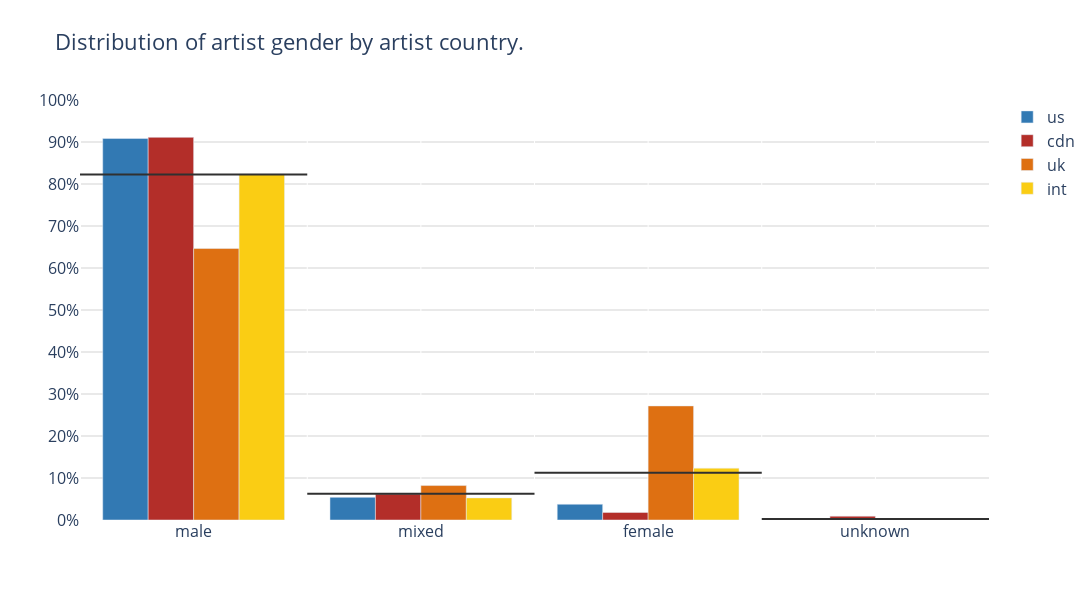

The cell this chart's notebook holds for it:
### Code cell
plot_categorical_comparison(
                                        categories = df['artist_gender'], 
                                        compare_by = df['artist_country'], 
                                        comparison_filter=['us','cdn','uk','int'], 
                                        color_dict=COLOR_DICT )

### Figure 1 — Plotly figure (JSON) as saved in the notebook; plotly's stock layout.template omitted (floating-point values rounded to 4 significant figures)
{"data": [{"marker": {"color": "#3279B3"}, "name": "us", "type": "bar", "x": ["male", "mixed", "female", "unknown"], "y": [0.9084, 0.05388, 0.03751, 0.0002113]}, {"marker": {"color": "#B32E29"}, "name": "cdn", "type": "bar", "x": ["male", "mixed", "female", "unknown"], "y": [0.911, 0.06175, 0.01804, 0.009161]}, {"marker": {"color": "#DE7012"}, "name": "uk", "type": "bar", "x": ["male", "mixed", "female", "unknown"], "y": [0.6464, 0.08201, 0.2716, 0]}, {"marker": {"color": "#FACD14"}, "name": "int", "type": "bar", "x": ["male", "mixed", "female", "unknown"], "y": [0.824, 0.05263, 0.1234, 0]}, {"marker": {"color": "#303030"}, "mode": "lines", "name": "male_average", "showlegend": false, "type": "scatter", "x": [0, 1], "xaxis": "x2", "y": [0.8224, 0.8224]}, {"marker": {"color": "#303030"}, "mode": "lines", "name": "mixed_average", "showlegend": false, "type": "scatter", "x": [1, 2], "xaxis": "x2", "y": [0.06257, 0.06257]}, {"marker": {"color": "#303030"}, "mode": "lines", "name": "female_average", "showlegend": false, "type": "scatter", "x": [2, 3], "xaxis": "x2", "y": [0.1126, 0.1126]}, {"marker": {"color": "#303030"}, "mode": "lines", "name": "unknown_average", "showlegend": false, "type": "scatter", "x": [3, 4], "xaxis": "x2", "y": [0.002343, 0.002343]}], "layout": {"barmode": "group", "font": {"size": 16}, "height": 600, "plot_bgcolor": "white", "title": {"text": "Distribution of artist gender by artist country."}, "width": 1200, "xaxis2": {"overlaying": "x", "range": [0, 4], "showticklabels": false}, "yaxis": {"dtick": 0.1, "gridcolor": "lightgray", "range": [0, 1], "tickformat": ".0%"}}}
